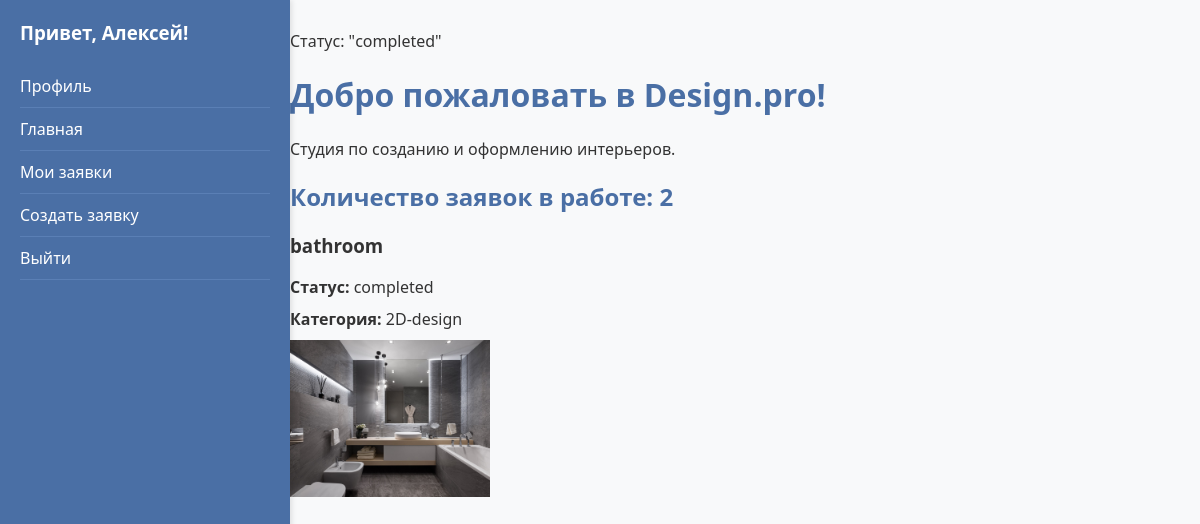
The app's page / (signed in) with its own data.
### main/models.py (models this page shows, shortened)
class Application(models.Model):
    STATUS_CHOICES = [
        ('new', 'Новая'),
        ('in_progress', 'Принято в работу'),
        ('completed', 'Выполнено'),
    ]
    title = models.CharField(max_length=200)
    description = models.TextField()
    category = models.ForeignKey(Category, on_delete=models.CASCADE)
    photo = models.ImageField(upload_to='applications/', null=True, blank=True)
    status = models.CharField(max_length=20, choices=STATUS_CHOICES, default='Новая')
    created_at = models.DateTimeField(auto_now_add=True)
    user = models.ForeignKey(User, on_delete=models.CASCADE)
    design_image = models.ImageField(upload_to='designs/', null=True, blank=True)
    comment = models.TextField(blank=True, null=True)

class Category(models.Model):
    name = models.CharField(max_length=100, unique=True)
    def __str__(self):
        return self.name

### main/views.py (the view)
# urls.py: 2. Add a URL to urlpatterns:  path('', views.home, name='home')
def home(request):
    completed_apps = Application.objects.filter(status='completed').order_by('-created_at')[:4]
    in_progress_count = Application.objects.filter(status='Принято в работу').count()
    return render(request, 'main/home.html', {
        'completed_apps': completed_apps,
        'in_progress_count': in_progress_count
    })

### templates/main/home.html (shortened to what this page needs)
{% extends 'main/base.html' %}
{% block content %}
    {% for app in completed_apps %}
        <p>Статус: "{{ app.status }}"</p>
    {% endfor %}
    <h1>Добро пожаловать в Design.pro!</h1>
    <p>Студия по созданию и оформлению интерьеров.</p>
    {% if user.is_authenticated %}
        <h2>Количество заявок в работе: {{ in_progress_count }}</h2>
        {% if completed_apps %}
            {% for app in completed_apps %}
                <h3>{{ app.title }}</h3>
                <p><strong>Статус:</strong> {{ app.status }}</p>
                <p><strong>Категория:</strong> {{ app.category }}</p>
                {% if app.photo %}
                    <img src="{{ app.photo.url }}" alt="Фото помещения" width="200">
                {% endif %}
            {% endfor %}
        {% else %}
            <p>Пока нет выполненных заявок.</p>
        {% endif %}
    {% else %}
        <p>Пожалуйста, войдите в систему.</p>
    {% endif %}
{% endblock %}

### templates/main/base.html (shortened to what this page needs)
<!DOCTYPE html>
<html>
<head>
    {% load static %}
    <link rel="stylesheet" href="{% static 'main/style.css' %}">
</head>
<body>
    <div class="container">
        <aside class="sidebar">
            {% if user.is_authenticated %}
                <h3>Привет, {{ user.first_name|default:user.username }}!</h3>
                {% if user.is_superuser %}
                    <a href="{% url 'home' %}">Главная</a>
                    <a href="{% url 'admin_applications' %}">Заявки</a>
                    <a href="{% url 'admin_categories' %}">Категории</a>
                    <a href="{% url 'logout' %}">Выйти</a>
                {% else %}
                    <a href="{% url 'profile' %}">Профиль</a>
                    <a href="{% url 'home' %}">Главная</a>
                    <a href="{% url 'my_applications' %}">Мои заявки</a>
                    <a href="{% url 'create_application' %}">Создать заявку</a>
                    <a href="{% url 'logout' %}">Выйти</a>
                {% endif %}
            {% else %}
                <h3>Гость</h3>
                <a href="{% url 'login' %}">Войти</a>
                <a href="{% url 'register' %}">Регистрация</a>
            {% endif %}
        </aside>
        <main class="main-content">
            {% block content %}
            {% endblock %}
        </main>
    </div>
</body>
</html>

### main/static/main/style.css (style rules this page uses)
body { font-family: 'Segoe UI', Tahoma, Geneva, Verdana, sans-serif; background-color: #f8f9fa; color: #333; margin: 0; padding: 0; display: flex; min-height: 100vh; }
.container { display: flex; width: 100%; max-width: 1200px; margin: 0 auto; }
.sidebar { width: 250px; background-color: #4a6fa5; color: white; padding: 20px; height: 100vh; position: fixed; top: 0; left: 0; box-shadow: 2px 0 5px rgba(0,0,0,0.1); }
.sidebar h3 { margin-top: 0; margin-bottom: 20px; color: #fff; }
.sidebar a { display: block; color: white; text-decoration: none; padding: 10px 0; border-bottom: 1px solid #5a7fb5; }
.main-content { flex: 1; margin-left: 270px; padding: 20px; }
p { margin: 10px 0; }
a { color: #4a6fa5; text-decoration: none; }
h1, h2 { color: #4a6fa5; }

### records on screen
Application: status "completed", title "bathroom", category "2D-design", photo (picture)

### other values on screen
{{ user.first_name|default:user.username }} "Алексей"
{{ in_progress_count }} "2"
